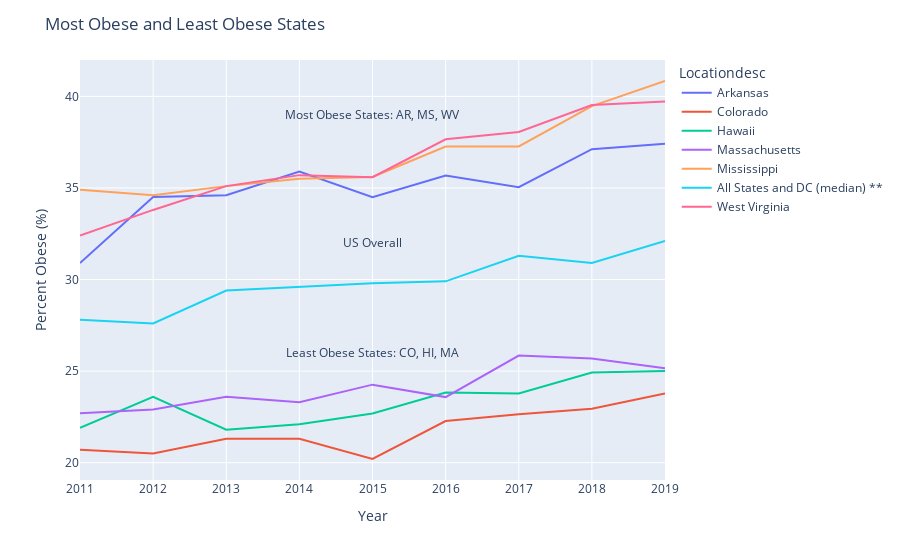

Notebook code cell kept with this figure:
### Markdown cell above
## State Comparison

### Code cell
fig = px.line(overall[(overall.Locationabbr.isin(['UW','WV','MS', 'AR', 'CO','HI','MA']))&(overall.Response =="Obese (BMI 30.0 - 99.8)")], x='Year',y='Data_value', color ='Locationdesc')
fig.update_layout(title ='Most Obese and Least Obese States', xaxis_title ='Year', yaxis_title = 'Percent Obese (%)')
fig.add_annotation(x=2015, y=39, text ='Most Obese States: AR, MS, WV', showarrow = False)
fig.add_annotation(x=2015, y=32, text ='US Overall', showarrow = False)
fig.add_annotation(x=2015, y=26, text ='Least Obese States: CO, HI, MA', showarrow = False)
fig.show()

### Figure 1 — Plotly figure (JSON) as saved in the notebook; plotly's stock layout.template omitted (floating-point values rounded to 4 significant figures)
{"data": [{"hovertemplate": "Locationdesc=Arkansas<br>Year=%{x}<br>Data_value=%{y}<extra></extra>", "legendgroup": "Arkansas", "line": {"color": "#636efa", "dash": "solid"}, "mode": "lines", "name": "Arkansas", "orientation": "v", "showlegend": true, "type": "scatter", "x": [2019, 2018, 2017, 2016, 2015, 2014, 2013, 2012, 2011], "xaxis": "x", "y": [37.41, 37.12, 35.04, 35.68, 34.49, 35.9, 34.6, 34.5, 30.9], "yaxis": "y"}, {"hovertemplate": "Locationdesc=Colorado<br>Year=%{x}<br>Data_value=%{y}<extra></extra>", "legendgroup": "Colorado", "line": {"color": "#EF553B", "dash": "solid"}, "mode": "lines", "name": "Colorado", "orientation": "v", "showlegend": true, "type": "scatter", "x": [2019, 2018, 2017, 2016, 2015, 2014, 2013, 2012, 2011], "xaxis": "x", "y": [23.78, 22.95, 22.64, 22.27, 20.2, 21.3, 21.3, 20.5, 20.7], "yaxis": "y"}, {"hovertemplate": "Locationdesc=Hawaii<br>Year=%{x}<br>Data_value=%{y}<extra></extra>", "legendgroup": "Hawaii", "line": {"color": "#00cc96", "dash": "solid"}, "mode": "lines", "name": "Hawaii", "orientation": "v", "showlegend": true, "type": "scatter", "x": [2019, 2018, 2017, 2016, 2015, 2014, 2013, 2012, 2011], "xaxis": "x", "y": [25, 24.92, 23.78, 23.83, 22.69, 22.1, 21.8, 23.6, 21.9], "yaxis": "y"}, {"hovertemplate": "Locationdesc=Massachusetts<br>Year=%{x}<br>Data_value=%{y}<extra></extra>", "legendgroup": "Massachusetts", "line": {"color": "#ab63fa", "dash": "solid"}, "mode": "lines", "name": "Massachusetts", "orientation": "v", "showlegend": true, "type": "scatter", "x": [2019, 2018, 2017, 2016, 2015, 2014, 2013, 2012, 2011], "xaxis": "x", "y": [25.15, 25.69, 25.85, 23.58, 24.26, 23.3, 23.6, 22.9, 22.7], "yaxis": "y"}, {"hovertemplate": "Locationdesc=Mississippi<br>Year=%{x}<br>Data_value=%{y}<extra></extra>", "legendgroup": "Mississippi", "line": {"color": "#FFA15A", "dash": "solid"}, "mode": "lines", "name": "Mississippi", "orientation": "v", "showlegend": true, "type": "scatter", "x": [2019, 2018, 2017, 2016, 2015, 2014, 2013, 2012, 2011], "xaxis": "x", "y": [40.84, 39.47, 37.27, 37.26, 35.6, 35.5, 35.1, 34.6, 34.9], "yaxis": "y"}, {"hovertemplate": "Locationdesc=All States and DC (median) **<br>Year=%{x}<br>Data_value=%{y}<extra></extra>", "legendgroup": "All States and DC (median) **", "line": {"color": "#19d3f3", "dash": "solid"}, "mode": "lines", "name": "All States and DC (median) **", "orientation": "v", "showlegend": true, "type": "scatter", "x": [2019, 2018, 2017, 2016, 2015, 2014, 2013, 2012, 2011], "xaxis": "x", "y": [32.1, 30.9, 31.3, 29.9, 29.8, 29.6, 29.4, 27.6, 27.8], "yaxis": "y"}, {"hovertemplate": "Locationdesc=West Virginia<br>Year=%{x}<br>Data_value=%{y}<extra></extra>", "legendgroup": "West Virginia", "line": {"color": "#FF6692", "dash": "solid"}, "mode": "lines", "name": "West Virginia", "orientation": "v", "showlegend": true, "type": "scatter", "x": [2019, 2018, 2017, 2016, 2015, 2014, 2013, 2012, 2011], "xaxis": "x", "y": [39.72, 39.53, 38.06, 37.66, 35.59, 35.7, 35.1, 33.8, 32.4], "yaxis": "y"}], "layout": {"annotations": [{"showarrow": false, "text": "Most Obese States: AR, MS, WV", "x": 2015, "y": 39}, {"showarrow": false, "text": "US Overall", "x": 2015, "y": 32}, {"showarrow": false, "text": "Least Obese States: CO, HI, MA", "x": 2015, "y": 26}], "legend": {"title": {"text": "Locationdesc"}, "tracegroupgap": 0}, "margin": {"t": 60}, "title": {"text": "Most Obese and Least Obese States"}, "xaxis": {"anchor": "y", "domain": [0, 1], "title": {"text": "Year"}}, "yaxis": {"anchor": "x", "domain": [0, 1], "title": {"text": "Percent Obese (%)"}}}}
